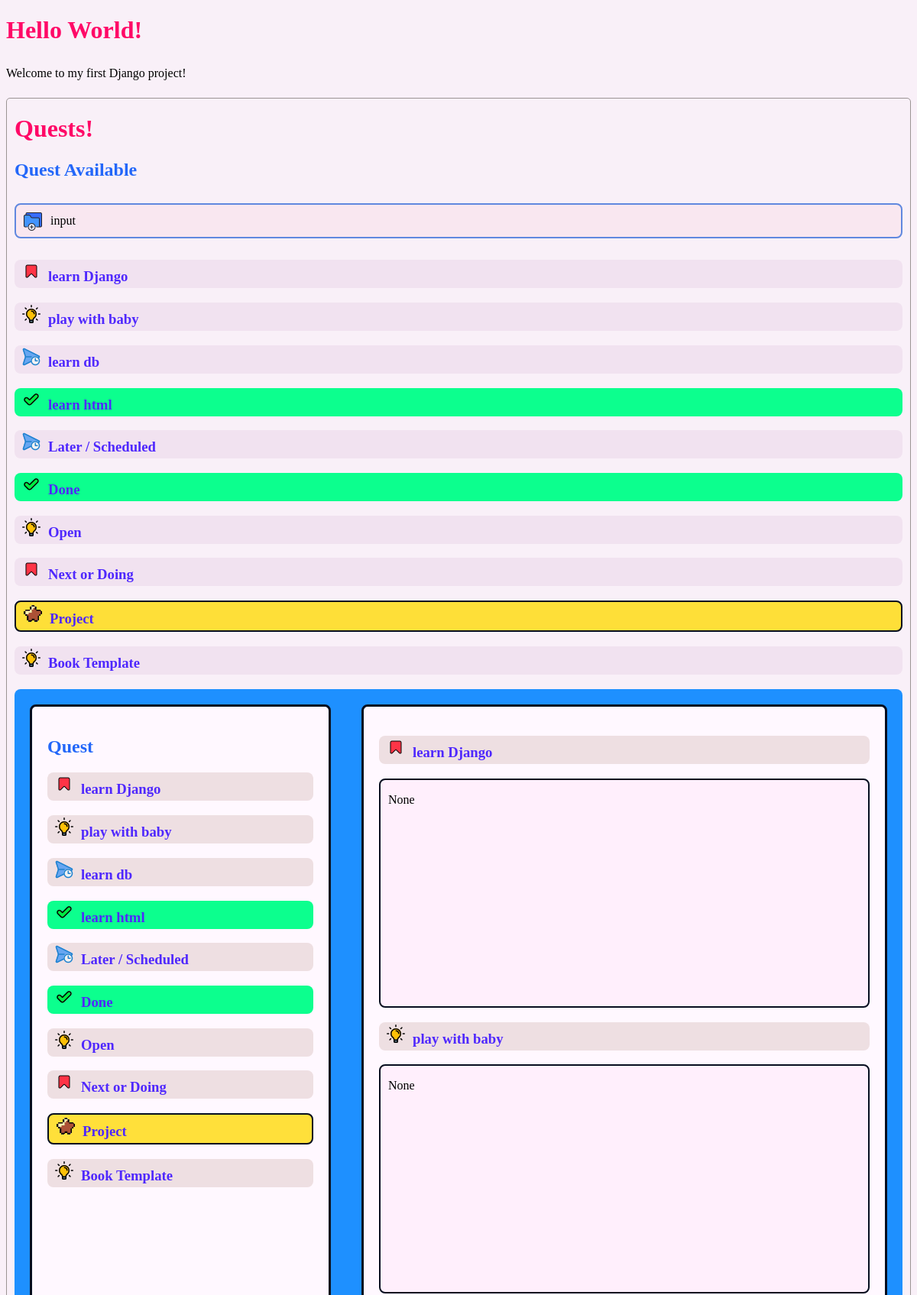
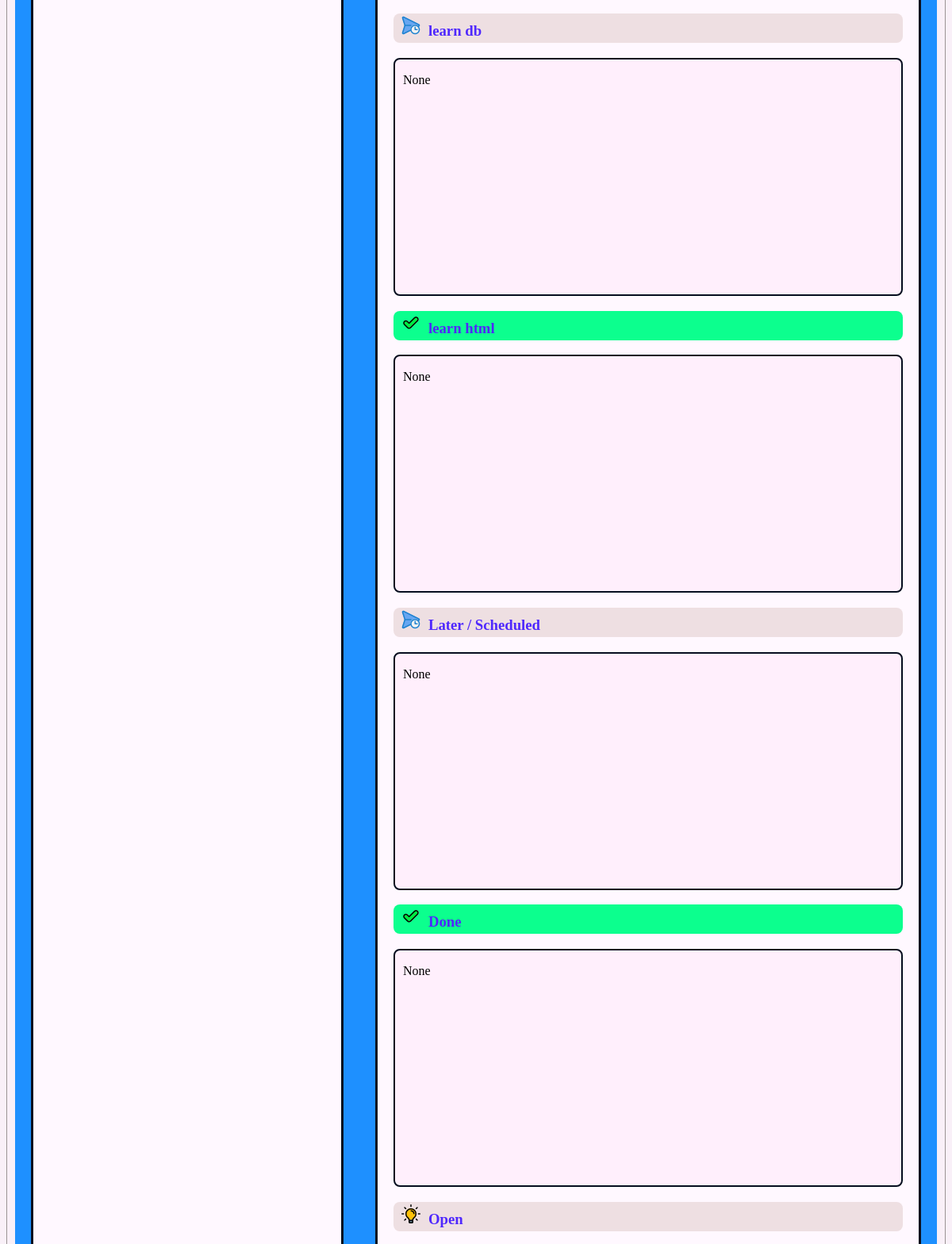
The page /members/ (upper part) on the database its author committed (2 pictures, top to bottom).
### members/models.py (models this page shows)
class Member(models.Model):
  log = models.TextField()
  item = models.CharField(max_length=255)
  cclass = models.CharField(max_length=255)

### members/views.py (the view)
# urls.py: path('members/', views.members, name='members'),
def members(request):
  mymembers = Member.objects.all().values()
  template = loader.get_template('myfirst.html')
  context = {
    'mymembers': mymembers,
  }
  return HttpResponse(template.render(context, request))

### members/templates/myfirst.html (shortened to what this page needs)
 {% load static %}
<!DOCTYPE html>
<html>
<link rel="stylesheet" href="{% static 'color.css' %}">
<link rel="stylesheet" href="{% static '/image' %}">
<body>
<h1>Hello World!</h1>
<p>Welcome to my first Django project!</p>
        <div id="main">
            <h1> Quests! </h1>
            <h2>Quest Available</h2>
             <input type="text" id="myText" value="input">
  {% for x in mymembers %}
    <h3 class="{{ x.cclass }}">{{ x.item }} </h3>
  {% endfor %}
<div class="flex">
  <div style="flex-grow: 1" id = "log">
    <h2>Quest</h2>
      {% for x in mymembers %}
    <h3 class="{{ x.cclass }}">{{ x.item }} </h3>
  {% endfor %}
  </div>
  <div style="flex-grow: 2" id = "details">
    {% for x in mymembers %}
    <h3 class="{{ x.cclass }}">{{ x.item }} </h3>
    <p>{{ x.log }}</p>
  {% endfor %}
  </div>
</div>
</body>
</html>

### mystaticfiles/color.css (style rules this page uses)
header,p,content,h1,h2,h3,h4,h5,h6,h7,input,#video-title.ytd-rich-grid-media,li,ol,span,table,tl,tr,th,* { font-family:"Nunito" !important; }
strong,b,h2 { color: #2367f9; }
h1,em { color: #ff0967; }
button, h3 { color: #4f28fd; background-color: #f1e2f0; padding-left: 10px; padding-top: 3px; border-radius: 8px; padding-bottom: 4px; }
.flex { display: flex; background-color: DodgerBlue; border-radius: 8px; }
.flex > div { background-color: #fff8ff; padding: 20px; border-radius: 8px; margin: 20px 20px; width: 300px; }
.flex > div > p { background-color: #f8f1f8; border: #21242c; border-width: 2px; border-radius: 8px; border-style: solid; padding-left: 20px; }
.flex > div > h3 { background-color: #eedfe2; }
h3.done,li.done { background-color: #0cff8e !important; }
#log { border: #060e1f; border-style: solid; width: 300px; }
#details { width: 400px; border: #060e1f; border-style: solid; width: 500px; }
#details > p { background-color: #ffeffc; padding-top: 20; height: 400px; height: 300px; overflow: auto; border: #060e1f 2px solid; padding: 10px; scrollbar-color: rgb(0, 132, 255) rgb(224, 220, 223) ; scrollbar-width: 20px; scroll-padding-block: 20px; scroll-behavior: smooth; }
.later:before { display: inline-flex; content: ""; width: 30px; height: 25px; padding-inline: 2px; padding: auto; background: transparent url('./image/24/001-schedule.png') no-repeat; }
.done:before { display: inline-flex; content: ""; width: 30px; height: 25px; padding-inline: 2px; padding: auto; background: transparent url('./image/24/004-check.png') no-repeat; }
.open:before { display: inline-flex; content: ""; width: 30px; height: 25px; padding-inline: 2px; padding: auto; background: transparent url('./image/24/lamp\(1\).png') no-repeat; }
.next:before { display: inline-flex; content: ""; width: 30px; height: 25px; padding-inline: 2px; padding: auto; background: transparent url('./image/24/002-bookmark.png') no-repeat; }
.done2:before { display: inline-flex; content: ""; width: 30px; height: 25px; padding-inline: 2px; padding: auto; background: transparent url('./image/gold-star\(inf-sm\).gif') no-repeat; }
p { line-height: 2 !important; }
body { background-color: #F9F0F8; }
#main { border: 1px solid #9b9494; border-radius: 5px; padding-left: 10px; padding-right: 10px; }
h3.done2 { background-color: #ffdb0cce !important; border: #060e1f 2px solid; }
* { box-sizing:border-box; }
input[type=text] { border: 2px solid rgb(96, 136, 223); border-radius: 8px; width: 100%; padding: 12px; margin: 10px 0; box-sizing: border-box; background-color: rgba(255, 80, 103, 0.055); font-size:medium; background-image: url('./image/24/folder.png'); background-position: 10px 10px; background-repeat: no-repeat; padding-left: 45px; }

### rows shown on the page
Member: item "learn Django", log "None"
Member: item "play with baby", log "None"
Member: item "learn db", log "None"
Member: item "learn html", log "None"
Member: item "Later / Scheduled", log "None"
Member: item "Done", log "None"
Member: item "Open"
Member: item "Next or Doing"
Member: item "Project"
Member: item "Book Template"
